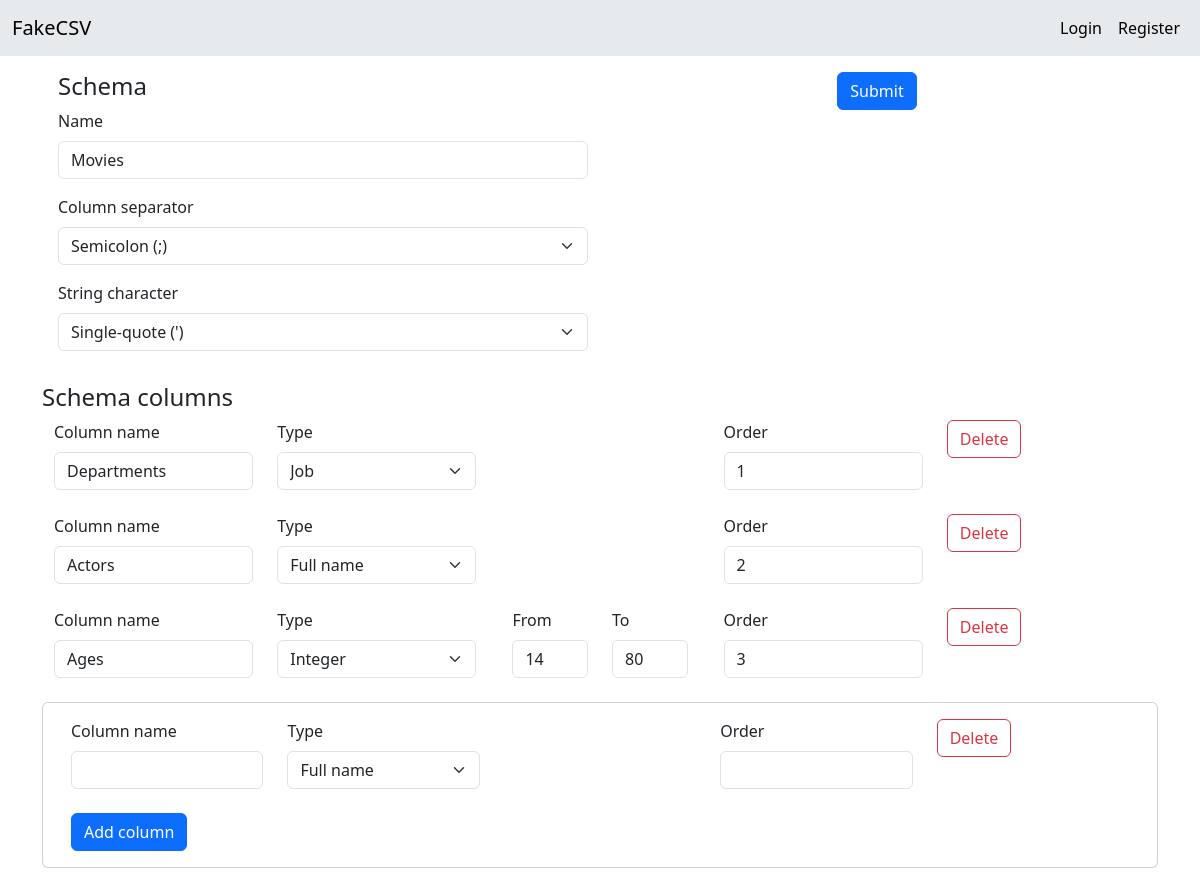
The app's page /edit-schema/Movies/ with its own data.
### CSV_converter/models.py (models this page shows, shortened)
class Schema(models.Model):
    user = models.ForeignKey(User, on_delete=models.CASCADE, default=1)
    name = models.CharField(max_length=255)
    column_separator = models.CharField(max_length=255)
    string_character = models.CharField(max_length=255)
    modified = models.DateField(auto_now=True)

class Column(models.Model):
    name = models.CharField(max_length=255)
    type = models.CharField(
        max_length=255,
        choices=TYPE_CHOICES
    )
    order = models.CharField(max_length=255)
    schema = models.ForeignKey(
        Schema,
        on_delete=models.CASCADE
    )

class IntegerColumn(Column):
    range_low = models.IntegerField(blank=True, null=True, default=0)
    range_high = models.IntegerField(blank=True, null=True, default=100)

### CSV_converter/views.py (the view, shortened to what this page needs)
# urls.py: path('edit-schema/<str:name>/', views.edit_schema, name="edit_schema"),
def edit_schema(request, name):
    schema = get_object_or_404(Schema, name=name)
    columns = schema.column_set.all().order_by('order')
    options = ['Full name', 'Job', 'Email', 'Integer', 'Date']
    return render(request, "edit_schema.html", {"schema": schema, "columns": columns, 'options': options})

### CSV_converter/templates/edit_schema.html (shortened to what this page needs)
{% extends 'base.html' %}
{% load static %}
{% block css %}
<link rel="preload" as="style" href="{% static 'css/integer.css' %}" onload="this.rel = 'stylesheet'"/>
{% endblock %}
{% block content %}
  <form method="post">
    <div class="container text-left p-3">
      <div class="row">
        <div class="col">
          <h4>Schema</h4>
          <div class="mb-3">
            <label class="form-label" for="schema_name">Name</label>
            <input type="text" id="schema_name" class="form-control" name="schema_name" value="{{ schema.name }}">
          </div>
          <div class="mb-3">
            <label for="column_separator" class="form-label">Column separator</label>
            <select class="form-select"  name="separator" id="column_separator" aria-label="Default select example">
              {% if schema.column_separator == ',' %}
                <option value="," selected>Comma (,)</option>
                <option value=";">Semicolon (;)</option>
              {% else %}
                <option value=";" selected>Semicolon (;)</option>
              {% endif %}
            </select>
          </div>
          <div class="mb-3">
            <label class="form-label">String character</label>
            <select class="form-select" name="character" aria-label="Default select example">
              {% if schema.string_character == '"' %}
                <option value='"' selected>Double-quote (")</option>
                <option value="'">Single-quote (')</option>
              {% else %}
                <option value="'" selected>Single-quote (')</option>
              {% endif %}
            </select>
          </div>
        </div>
        <div class="col">
          <div class="d-grid gap-2 d-md-flex justify-content-evenly">
            <input class="btn btn-primary" id="submit1" name="submit" type="submit" value="Submit">
          </div>
        </div>
      </div>
    </div>
    <h4>Schema columns</h4>
    <div id="columns-container">
      {% for column in columns %}
        <div class="card-body">
          <div class="container text-left">
            <div class="row">
              <div class="col">
                <label for="column_name{{ forloop.counter }}" class="form-label">Column name</label>
                <input type="text" id="column_name{{ forloop.counter }}" name="column_name" class="form-control" value="{{ column.name }}">
              </div>
              <div class="col">
                <label for="type" class="form-label">Type</label>
                <select class="form-select" name="type" id="type">
                  {% for option in options %}
                    <option value="{{ forloop.counter }}" {% if column.type|add:0 == forloop.counter %}selected{% endif %}>{{ option }}</option>
                  {% endfor %}
                </select>
              </div>
              <div class="col">
                <div id="integerFields{{ forloop.counter }}" class="integer-fields">
                  <div class="container text-left">
                    <div class="row">
                      <div class="col">
                          <label for="from{{ forloop.counter }}" class="form-label">From</label>
                          {% if column.type == "4" %}
                            <input id="from{{ forloop.counter }}" name="from[]" type="text" class="form-control" value="{{ column.integercolumn.range_low }}">
                          {% else %}
                            <input id="from{{ forloop.counter }}" name="from[]" type="text" class="form-control">
                          {% endif %}
                      </div>
                      <div class="col">
                          <label for="to{{ forloop.counter }}" class="form-label">To</label>
                          {% if column.type == "4" %}
                            <input id="to{{ forloop.counter }}" name="to[]" type="text" class="form-control" value="{{ column.integercolumn.range_high }}">
                          {% else %}
                            <input id="to{{ forloop.counter }}" name="to[]" type="text" class="form-control">
                          {% endif %}
                      </div>
                    </div>
                  </div>
                </div>
              </div>
              <div class="col">
                <label for="order{{ forloop.counter }}" class="form-label">Order</label>
                <input id="order{{ forloop.counter }}" type="text" class="form-control" name="order" value="{{ column.order }}">
              </div>
              <div class="col">
                <button class="btn btn-outline-danger" type="button">Delete</button>
              </div>
            </div>
          </div>
          <br>
        </div>
      {% endfor %}
    </div>
    <div class="card mb-3">
      <div class="card-body">
        <div class="container text-left">
          <div class="row">
            <div class="col">
              <label for="column_name" class="form-label">Column name</label>
              <input type="text" id="column_name" name="add_column_name" class="form-control">
              <br>
              <button type="button" id="add-column-button" name="submit" class="btn btn-primary">Add column</button>
            </div>
            <div class="col">
              <label for="type">Type</label>
              <select class="form-select" name="type" id="type" aria-label="Type">
                <option value="1">Full name</option>
              </select>
            </div>
            <div class="col">
            </div>
            <div class="col">
              <label for="order" class="form-label">Order</label>
              <input id="order" type="text" class="form-control" name="add_order">
            </div>
            <div class="col">
              <button class="btn btn-outline-danger">Delete</button>
            </div>
          </div>
        </div>
      </div>
    </div>
  </form>
{% endblock %}

### records on screen
Schema: schema_name "Movies", separator "Semicolon (;)", character "Single-quote (')"
Column: column_name "Departments", type "Job", order "1"
Column: column_name "Actors", type "Full name", order "2"
Column: column_name "Ages", type "Integer", integercolumn.range_low "14", integercolumn.range_high "80", order "3"
